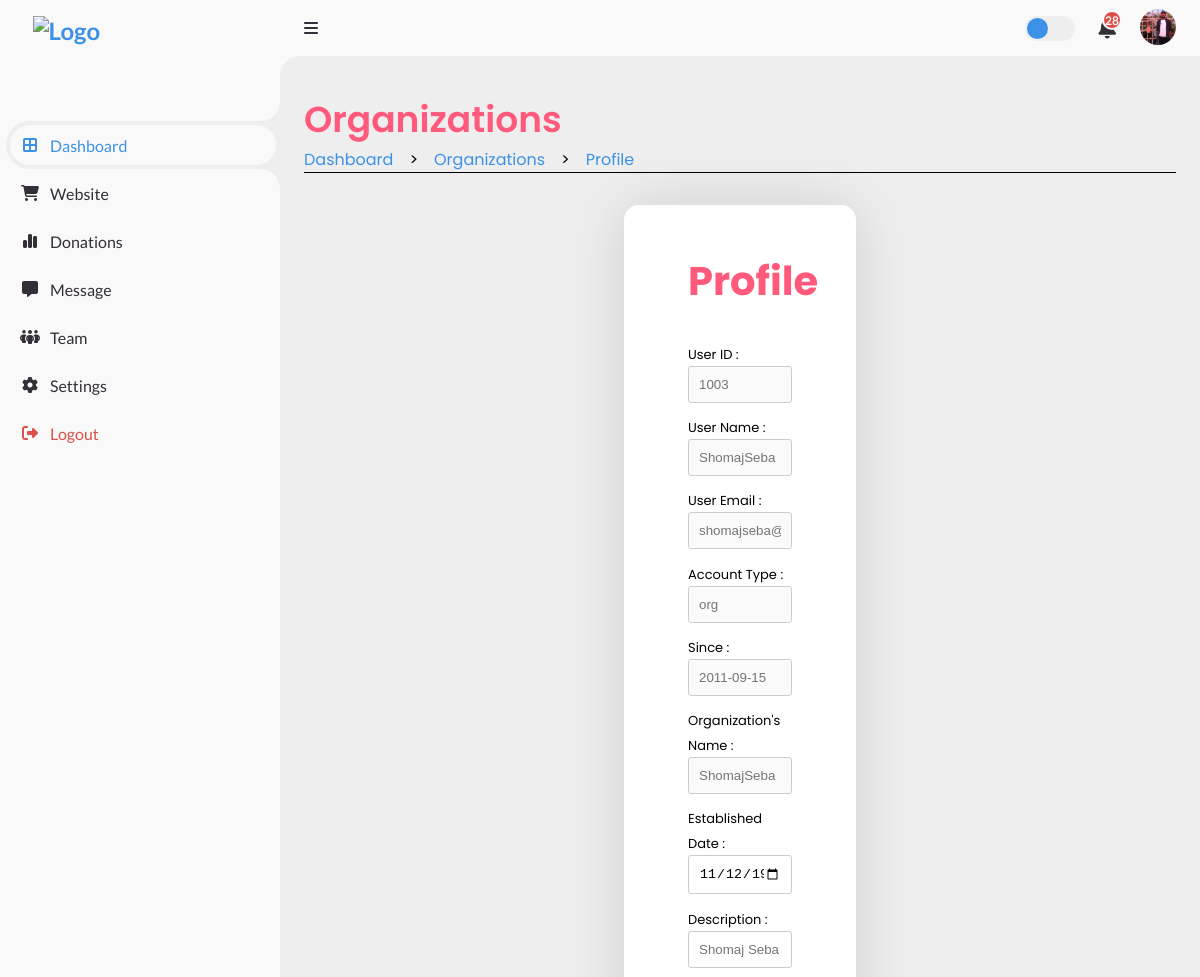
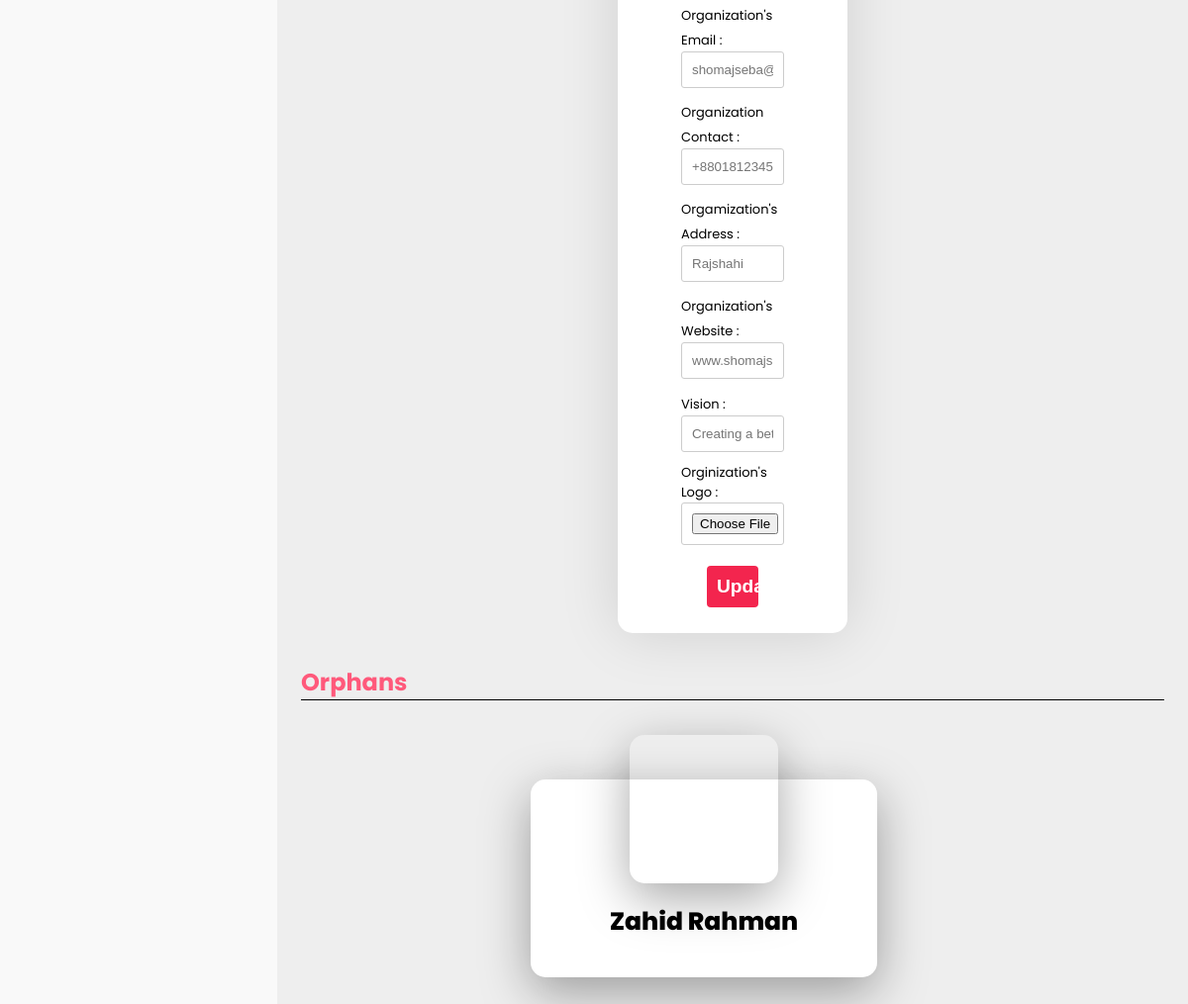
Screenshot of /Root/Admin_Side/Dash/Organizations/VIEW_ORG.php?org_id=20 (signed in) with the database file from the repository (2 pictures, top to bottom).
### tables this page shows
CREATE TABLE `admin_list` (
  `admin_id` int(11) NOT NULL,
  `acc_id` int(11) NOT NULL,
  `admin_name` varchar(30) DEFAULT NULL,
  `admin_contact` varchar(30) DEFAULT NULL,
  `admin_priyority` int(11) DEFAULT NULL,
  `admin_image` varchar(255) DEFAULT NULL
);

CREATE TABLE `org_list` (
  `org_id` int(11) NOT NULL,
  `org_name` varchar(30) DEFAULT NULL,
  `acc_id` int(11) NOT NULL,
  `org_description` text DEFAULT NULL,
  `org_email` varchar(30) DEFAULT NULL,
  `org_phone` varchar(20) DEFAULT NULL,
  `org_website` varchar(30) DEFAULT NULL,
  `org_logo` varchar(255) DEFAULT NULL,
  `established` date DEFAULT NULL,
  `org_location` varchar(30) DEFAULT NULL,
  `org_vision` varchar(30) DEFAULT NULL,
  `org_reviews` decimal(2,2) DEFAULT NULL
);

CREATE TABLE `accounts` (
  `acc_id` int(11) NOT NULL,
  `acc_name` varchar(30) NOT NULL,
  `acc_pass` varchar(255) NOT NULL,
  `acc_email` varchar(30) NOT NULL,
  `role` varchar(10) NOT NULL,
  `acc_join_date` date NOT NULL
);

CREATE TABLE `orphan_list` (
  `orphan_id` int(11) NOT NULL,
  `org_id` int(30) DEFAULT NULL,
  `guardian_id` int(11) DEFAULT NULL,
  `first_name` varchar(30) DEFAULT NULL,
  `last_name` varchar(30) DEFAULT NULL,
  `age` int(11) DEFAULT NULL,
  `gender` varchar(10) DEFAULT NULL,
  `religion` varchar(15) DEFAULT NULL,
  `date_of_birth` date DEFAULT NULL,
  `since` date DEFAULT NULL,
  `family_status` varchar(30) DEFAULT NULL,
  `physical_condition` varchar(30) DEFAULT NULL,
  `education_level` varchar(30) DEFAULT NULL,
  `medical_history` varchar(100) DEFAULT NULL,
  `hobby` varchar(30) DEFAULT NULL,
  `favorite_food` varchar(30) DEFAULT NULL,
  `favorite_game` varchar(30) DEFAULT NULL,
  `skills` text DEFAULT NULL,
  `dreams` text DEFAULT NULL,
  `problems` text DEFAULT NULL,
  `other_comments` text DEFAULT NULL,
  `orphan_image` varchar(255) DEFAULT NULL,
  `adoption_status` enum('0','1') NOT NULL DEFAULT '0',
  `removed_status` enum('0','1') NOT NULL DEFAULT '0'
);

### Root/Admin_Side/Dash/ADMIN_DASH_BE.php (called while the page is built, shortened)
<?php
    include('/xampp/htdocs/DBMS_Project_Organized_One/Includes/db_con.php');
    if (!isset($_SESSION['acc_id']) && !isset($_SESSION['role'])) {
        $_SESSION['notify'] = "user_id not seted";
        header("Location: /Root/Login_Page/LOGIN_FORM.php");
        exit();
    } else {
        $acc_id = $_SESSION['acc_id'];
        $sql = "SELECT * FROM admin_list Where acc_id = '$acc_id'";
        $sql_result = mysqli_query($con, $sql);
        if (mysqli_num_rows($sql_result) == 1) {
            $row = mysqli_fetch_array($sql_result);
            $admin_image = $row['admin_image'];
        }
        else {
            $_SESSION['notify'] = "data not found";
            header("Location: /Root/Login_Page/LOGIN_FORM.php");
            exit();
        }
    }
?>

### Root/Admin_Side/Dash/Organizations/VIEW_ORG_BE.php (called while the page is built, shortened)
<?php
    include('/xampp/htdocs/DBMS_Project_Organized_One/Includes/db_con.php');
    if (isset($_GET['org_id'])) {
        $id = $_GET['org_id'];
        $sql = "SELECT u.acc_id, u.acc_name, role ,u.acc_email, u.acc_join_date,
            d.org_name, d.org_description, d.org_email, d.org_phone,
            d.org_website, d.org_logo, d.established, d.org_location, d.org_vision,
            d.org_reviews FROM org_list AS d LEFT JOIN accounts AS u
            ON d.acc_id = u.acc_id Where d.org_id = $id";
        $sql_result = mysqli_query($con, $sql);
        if (mysqli_num_rows($sql_result) == 1) {
            $row = mysqli_fetch_array($sql_result);
            $acc_id = $row['acc_id'];
            $acc_name = $row['acc_name'];
            $acc_email = $row['acc_email'];
            $role = $row['role'];
            $acc_join_date = $row['acc_join_date'];
            $org_name = $row['org_name'];
            $org_description = $row['org_description'];
            $org_email = $row['org_email'];
            $org_phone = $row['org_phone'];
            $established = $row['established'];
            $org_website = $row['org_website'];
            $org_location = $row['org_location'];
            $org_vision = $row['org_vision'];
        }
        else {
            echo "User data not found.";
        }
    }
?>

### Root/Admin_Side/Dash/Organizations/VIEW_ORG.php (the view, shortened to what this page needs)
<?php
  include('/xampp/htdocs/DBMS_Project_Organized_One/Root/Admin_Side/Dash/ADMIN_DASH_BE.php');
?>
<!DOCTYPE html>
<html lang="en">
  <head>
    <link rel="stylesheet" href="https://cdnjs.cloudflare.com/ajax/libs/font-awesome/6.4.0/css/all.min.css"/>
    <link href="https://cdn.jsdelivr.net/npm/remixicon@3.5.0/fonts/remixicon.css" rel="stylesheet"/>
    <link rel="stylesheet" href="https://cdn.jsdelivr.net/npm/swiper@10/swiper-bundle.min.css"/>
    <link href='https://unpkg.com/boxicons@2.1.4/css/boxicons.min.css' rel='stylesheet'>
    <link rel="stylesheet" href="/Root/Admin_Side/Dash/Organizations/ORG_DASH_STYLE.css" />
    <link rel="stylesheet" href="/Root/Admin_Side/Dash/Orphans/VIEW_STYLE.css">
  </head>
  <body>
    <section class="sidebar">
      <a href="#" class="logo">
        <img src="/Root/Landing_Page/LOGO_NoBackground.png" alt="Logo" />
      </a>
      <ul class="side-menu top">
        <li class="active">
          <a href="/Root/Admin_Side/Dash/ADMIN_DASH.php" class="nav-link">
            <i class="fas fa-border-all"></i>
            <span class="text">Dashboard</span>
          </a>
        </li>
        <li>
          <a href="#" class="nav-link">
            <i class="fas fa-shopping-cart"></i>
            <span class="text">Website</span>
          </a>
        </li>
        <li>
          <a href="/Root/Admin_Side/Donation/DONATION_DASH.php" class="nav-link">
            <i class="fas fa-chart-simple"></i>
            <span class="text">Donations</span>
          </a>
        </li>
        <li>
          <a href="#" class="nav-link">
            <i class="fas fa-message"></i>
            <span class="text">Message</span>
          </a>
        </li>
        <li>
          <a href="#" class="nav-link">
            <i class="fas fa-people-group"></i>
            <span class="text">Team</span>
          </a>
        </li>
        <li>
          <a href="#">
            <i class="fas fa-cog"></i>
            <span class="text">Settings</span>
          </a>
        </li>
        <li>
          <a href="/Includes/logout.php" class="logout">
            <i class="fas fa-right-from-bracket"></i>
            <span class="text">Logout</span>
          </a>
        </li>
      </ul>
    </section>
    <section class="content">
      <nav>
        <i class="fas fa-bars menu-btn"></i>
        <label for="switch-mode" class="switch-mode"></label>
        <a href="#" class="notification">
          <span class="num">28</span>
        </a>
        <a href="#" class="profile">
          <img src="../Admin/<?php echo $admin_image ?>" alt="profile" />
        </a>
      </nav>
        <main>
            <div class="head-title">
                <div class="left">
                    <h1>Organizations</h1>
                    <ul class="breadcrumb">
                            <li>
                                <a class="active" href="/Root/Admin_Side/Dash/ADMIN_DASH.php">Dashboard</a>
                            </li>
                            <li>></li>
                            <li>
                                <a class="active" href="/Root/Admin_Side//Dash/Organizations/ORG_DASH.php">Organizations</a>
                            </li>
                            <li>></li>
                            <li>
                                <a class="active" href="#">Profile</a>
                            </li>
                        </ul>
                </div>
            </div>
            <div class="container">
                <?php
                    include("/xampp/htdocs/DBMS_Project_Organized_One/Root/Admin_Side/Dash/Organizations/VIEW_ORG_BE.php");
                ?>
                <h2>Profile</h2>
                <form action="/Root/Admin_Side/Dash/Organizations/VIEW_UPDATE_BE.php" method="post" enctype="multipart/form-data">
                    <div class="row">
                        <label>User ID :</label>
                        <input type="text" name="acc_id" placeholder="<?php echo $acc_id ?>" disabled>
                    </div>
                    <div class="row">
                        <label>User Name :</label>
                        <input type="text" name="acc_name" placeholder="<?php echo $acc_name ?>" disabled>
                    </div>
                    <div class="row">
                        <label>User Email :</label>
                        <input type="text" name="acc_email" placeholder="<?php echo $acc_email ?>" disabled>
                    </div>
                    <div class="row">
                        <label>Account Type :</label>
                        <input type="text" name="role" placeholder="<?php echo $role ?>" disabled>
                    </div>
                    <div class="row">
                        <label>Since :</label>
                        <input type="text" name="acc_join_date" placeholder="<?php echo $acc_join_date ?>" disabled>
                    </div>
                    <div class="row">
                        <label>Organization's Name :</label>
                        <input type="text" name="org_name" placeholder="<?php echo $org_name ?>" disabled>
                    </div>
                    <div class="row">
                        <label>Established Date :</label>
                        <input type="date" name="established" value="<?php echo $established ?>">
                    </div>
                    <div class="row">
                        <label>Description :</label>
                        <input type="text" name="org_description" placeholder="<?php echo $org_description ?>" >
                    </div>
                    <div class="row">
                        <label>Organization's Email :</label>
                        <input type="text" name="org_email" placeholder="<?php echo $org_email ?>">
                    </div>
                    <div class="row">
                        <label>Organization Contact :</label>
                        <input type="text" name="org_phone" placeholder="<?php echo $org_phone ?>" >
                    </div>
                    <div class="row">
                        <label>Orgamization's Address :</label>
                        <input type="text" name="org_location" placeholder="<?php echo $org_location ?>" >
                    </div>
                    <div class="row">
                        <label>Organization's Website :</label>
                        <input type="text" name="org_website" placeholder="<?php echo $org_website ?>" >
                    </div>
                    <div class="row">
                        <label>Vision :</label>
                        <input type="text" name="org_vision"  placeholder="<?php echo $org_vision ?>">
                    </div>
                    <label>Orginization's Logo :</label>
                    <input type="file" name="image" accept="image/*">
                    <div class="btn">
                        <button type="submit" name="update">Update</button>
                    </div>
                </form>
            </div>
            <div class="container_2">
                <div class="left">
                    <h1>Orphans</h1>
                </div>
                <div class="plate">
                    <?php
                        include('/xampp/htdocs/DBMS_Project_Organized_One/Root/Admin_Side/Dash/Organizations/FETCH_ORPHAN_FROM_ORG_BE.php');
                    ?>
                </div>
            </div>
        </main>
    </section>
  </body>
</html>

### Root/Admin_Side/Dash/Organizations/FETCH_ORPHAN_FROM_ORG_BE.php (shortened to what this page needs)
<?php
    include('/xampp/htdocs/DBMS_Project_Organized_One/Includes/db_con.php');
    if (isset($_GET['org_id'])) {
        $id = $_GET['org_id'];
        $query = "SELECT * FROM orphan_list WHERE org_id = $id";
        $result = mysqli_query($con, $query);
        if (mysqli_num_rows($result) > 0) {
            while ($row = mysqli_fetch_assoc($result)) {
                echo '<div class="card">';
                echo '<div class="pb"  style="background-image: url(\'../../../Orphanage/' . $row['orphan_image'] . '\');"></div>';
                echo '<div class="info">';
                echo '<h1>' . $row['first_name'] . '  ' . $row['last_name'] . '</h1>';
                echo '</div>';
                echo '</div>';
            }
        } else {
            echo 'No Orphan Records found';
        }
    } else {
        echo "Error";
    }
?>

### Root/Admin_Side/Dash/Orphans/VIEW_STYLE.css (style rules this page uses)
.content main .container { margin: 2rem 20rem; padding: 1rem 4rem; background-color: #fff; border-radius: 15px; box-shadow: 0 0 60px rgba(0, 0, 0, 0.13); }
.container h2 { text-align: center; font-size: 2.5rem; color: #FF597B; padding: 0; margin: 30px 0px; text-shadow: 2px 5px 30px hsl(0, 0%, 100%); }
.container form { display: flex; flex-direction: column; }
.container label { font-size: small; color: black; padding-bottom: -5px; }
.container input { width: 100%; margin: 0 0 .7rem 0; padding: 10px; border: 1px solid #ccc; border-radius: 3px; color: black; }
.container .btn { display: flex; align-items: center; justify-content: center; }
.container button { width: 50%; background-color: var(--color5); color: #fff; border: none; padding: 10px 10px; margin: 10px 0px; border-radius: 4px; font-size: 1.2rem; font-weight: 700; cursor: pointer; margin-bottom: 10px; }
.content main .container_2 .plate { margin: 5rem 2rem 6rem 2rem; display: grid; grid-template-columns: repeat(4, 1fr); row-gap: 60px; column-gap: 20px; }
.content main .plate .card h1 { font-weight: 800; font-size: 25px; color: var(--color7); text-transform: capitalize; }
.content main .plate .card { position: relative; background-color: white; width: 350px; height: 200px; box-shadow: 0 15px 50px rgba(0, 0, 0, 0.35); border-radius: 15px; transition: all 0.4s ease-in-out; }
.content main .plate .card .pb { position: absolute; top: -45px; left: 50%; transform: translate(-50%, 0%); background-repeat: no-repeat; background-position: center; background-size: cover; height: 150px; width: 150px; border-radius: 15px; box-shadow: 0 15px 50px rgba(0, 0, 0, 0.35); transition: all 0.4s ease-in-out; }
.content main .plate .card .info { display: flex; flex-direction: column; align-items: center; justify-content: center; padding: 125px 0px 10px 0px; transition: all 0.4s ease-in-out; }

### rows the page displays
admin_list: admin_image (picture)
org_list: acc_id "1003", acc_name "ShomajSeba", acc_email "shomajseba@example.com", role "org", acc_join_date "2011-09-15", org_name "ShomajSeba", established "11/12/1991", org_description "Shomaj Seba is committed to improving the lives of orphaned children and elderly people in rural areas. They provide essential support and services to both segments of society.", org_email "shomajseba@example.com", org_phone "+8801812345679", org_location "Rajshahi", org_website "www.shomajseba.org", org_vision "Creating a better future for o"
orphan_list: first_name "Zahid", last_name "Rahman"
